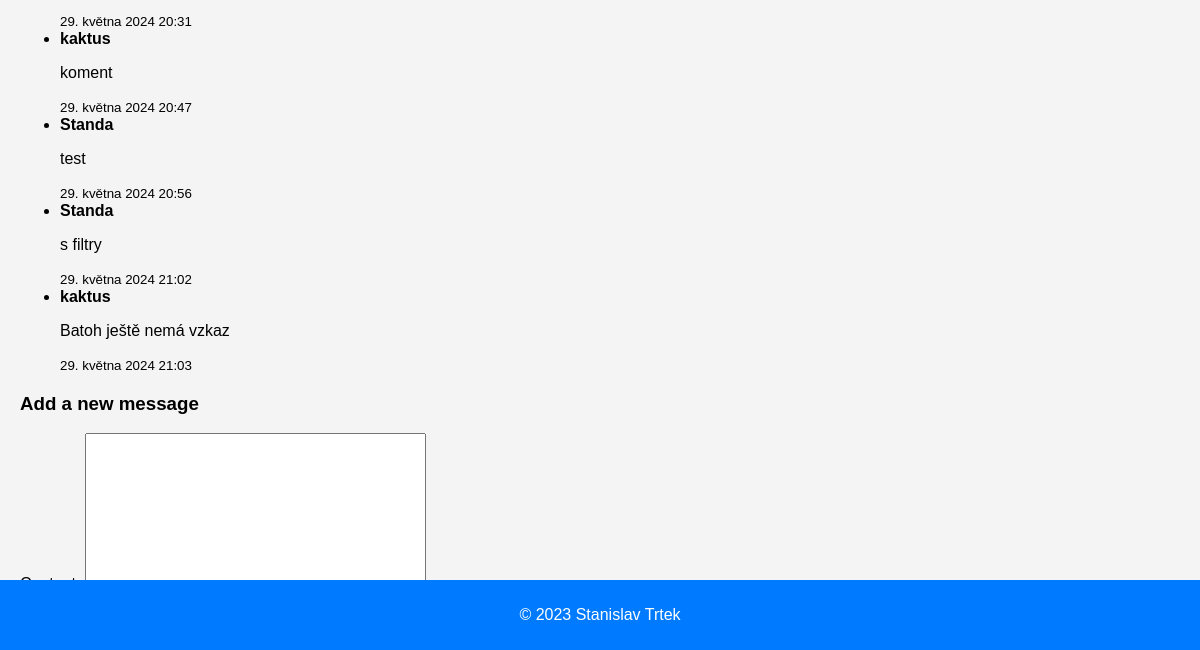
Before: /messages/ (signed in, lower part) with the older database file.
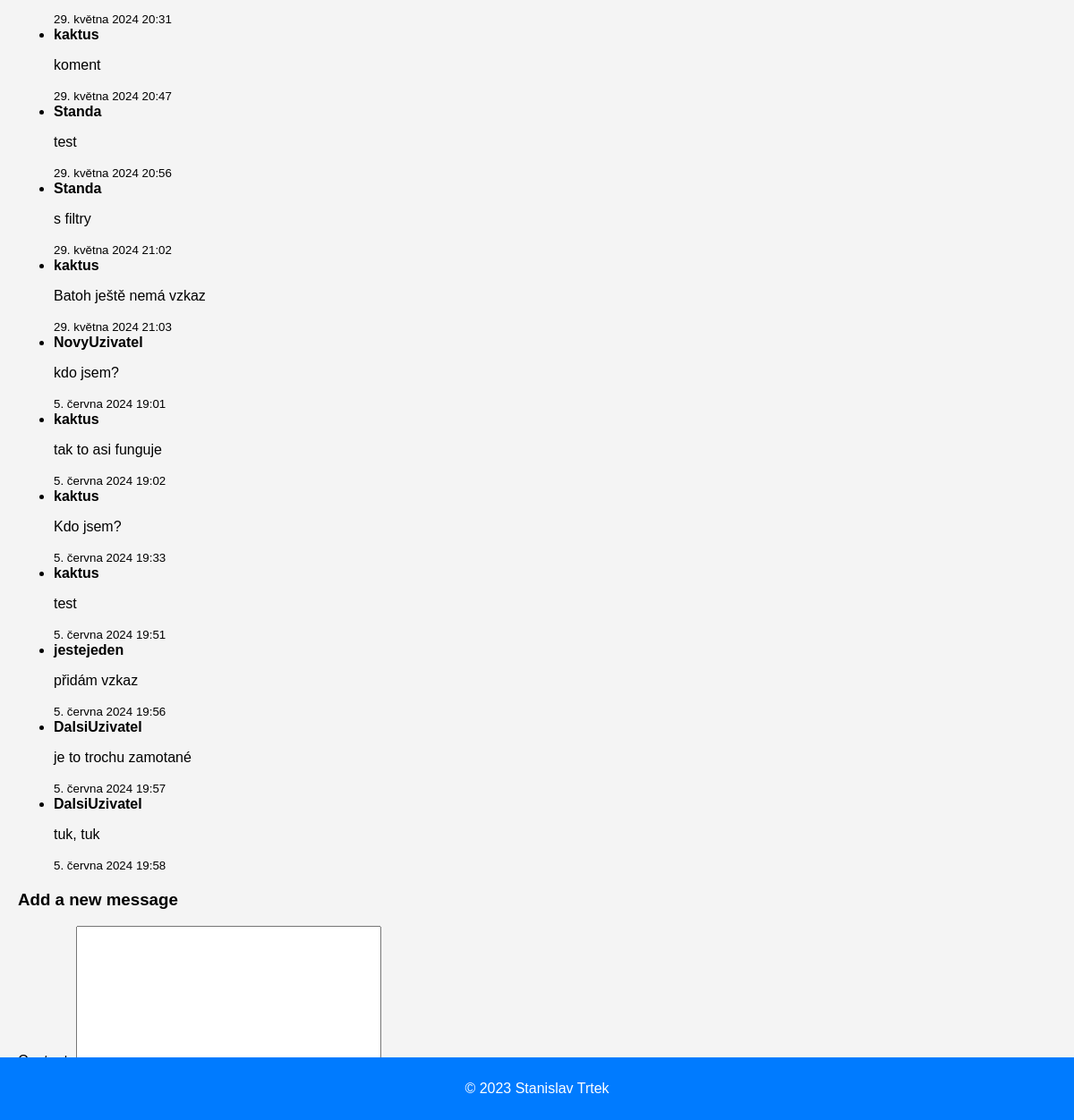
After: the same page with the newer database file.
### myapp/models.py (models this page shows)
class Message(models.Model):
    objects = None
    user = models.ForeignKey(User, on_delete=models.CASCADE)
    content = models.TextField()
    timestamp = models.DateTimeField(auto_now_add=True)

### myapp/views.py (the view)
# urls.py: path('messages/', views.message_list, name='message_list'),
@login_required
def message_list(request):
    user_id = request.GET.get('user')
    if user_id:
        messages = Message.objects.filter(user_id=user_id)
    else:
        messages = Message.objects.all()
    users = User.objects.all()
    form = MessageForm()
    return render(request, 'message_list.html', {'messages': messages, 'form': form, 'users': users, 'selected_user': user_id})

### myapp/forms.py
class MessageForm(forms.ModelForm):
    class Meta:
        model = Message
        fields = ['content']

### myapp/context_processors.py (called while the page is built)
def current_datetime(request):
    return {
        'current_time': timezone.now()
    }

### myapp/templates/message_list.html (shortened to what this page needs)
{% extends 'base.html' %}
{% block content %}
<div class="container">
    <ul class="messages">
        {% for message in messages %}
            <li class="message">
                <strong>{{ message.user.username }}</strong>
                <p>{{ message.content }}</p>
                <small>{{ message.timestamp }}</small>
            </li>
        {% endfor %}
    </ul>
    <div class="add-message">
        <h3>Add a new message</h3>
        <form method="post" action="{% url 'add_message' %}">
            {{ form.as_p }}
            <button type="submit">Add Message</button>
        </form>
    </div>
</div>
{% endblock %}

### myapp/templates/base.html (shortened to what this page needs)
{% load static %}
<!DOCTYPE html>
<html lang="en">
<head>
    <link rel="stylesheet" href="{% static 'css/style.css' %}">
</head>
<body>
    <main>
        {% block content %}{% endblock %}
    </main>
    <footer>
        <p>&copy; 2023 Stanislav Trtek</p>
    </footer>
</body>
</html>

### myapp/static/css/style.css (style rules this page uses)
body { font-family: Arial, sans-serif; background-color: #f4f4f4; margin: 0; padding: 0; }
main { padding: 20px; }
footer { background-color: #007bff; color: white; text-align: center; padding: 10px 0; position: fixed; bottom: 0; width: 100%; }

Changed rows visible on the page:
added Message: user.username "NovyUzivatel", content "kdo jsem?", timestamp "5. června 2024 19:01"
added Message: user.username "kaktus", content "tak to asi funguje", timestamp "5. června 2024 19:02"
added Message: user.username "kaktus", content "Kdo jsem?", timestamp "5. června 2024 19:33"
added Message: user.username "kaktus", content "test", timestamp "5. června 2024 19:51"
added Message: user.username "jestejeden", content "přidám vzkaz", timestamp "5. června 2024 19:56"
added Message: user.username "DalsiUzivatel", content "je to trochu zamotané", timestamp "5. června 2024 19:57"
added Message: user.username "DalsiUzivatel", content "tuk, tuk", timestamp "5. června 2024 19:58"
